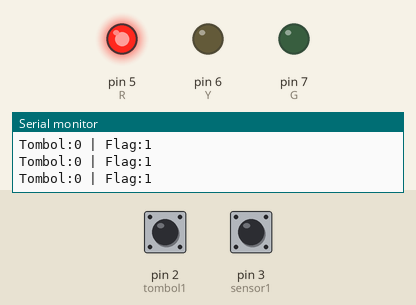
Bench run of a sketch on a simulated Arduino Uno, built with avr-gcc and run on an emulated ATmega328P. Shown: output pins drawn as LEDs (lit = HIGH), the last lines printed to the serial monitor. Dashed ring = blinking. The inputs (shaded band) are chosen by the test bench; at power-on: pin 2 (tombol1) LOW, pin 3 (sensor1) HIGH.

Above: at 1.2 s.
1.3 s: pin 2 (tombol1) pulled HIGH for 0.15 s
At 4.1 s:
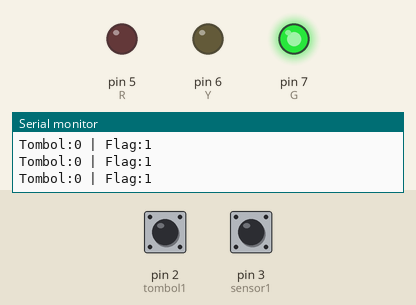
4.4 s: pin 3 (sensor1) driven LOW
At 5.7 s:
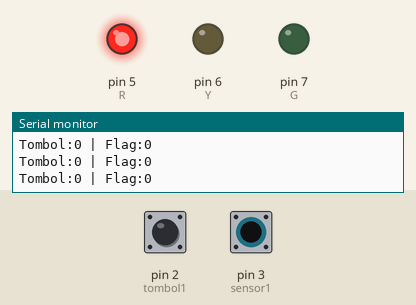
7.4 s: pin 2 (tombol1) pulled HIGH for 1 s
At 8.7 s:
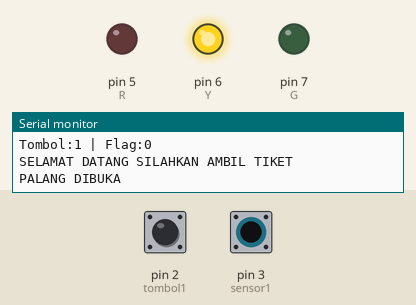
11.4 s: pin 2 (tombol1) pulled HIGH for 3.2 s
At 16.4 s:
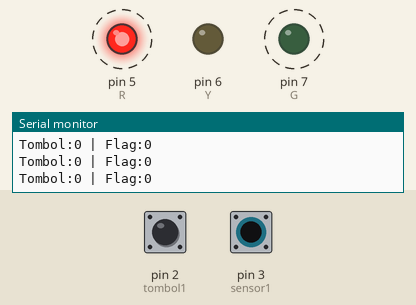
16.6 s: pin 2 (tombol1) driven HIGH and pin 3 (sensor1) driven HIGH
At 18.17 s:
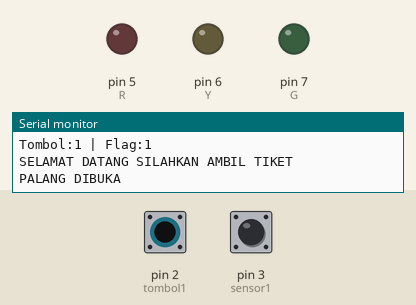
19.6 s: pin 3 (sensor1) pulsed LOW 2 times (0.12 s each, 0.3 s apart)
At 22.0 s:
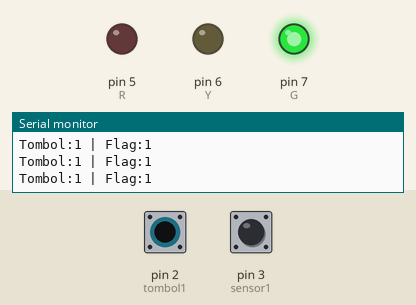
Timing chart, 0 to 23.5 s (numbered marks = the images above; inputs shaded):
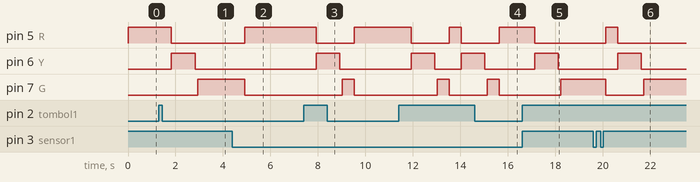

Measured:
- after the input at 1.3 s, pin 5 (R): HIGH → LOW after 0.53 s; pin 6 (Y): LOW → HIGH after 0.53 s, → LOW 1.0 s later; pin 7 (G): LOW → HIGH after 1.6 s
- after the input at 4.4 s, pin 5 (R): LOW → HIGH after 0.52 s; pin 7 (G): HIGH → LOW after 0.52 s
- after the input at 7.4 s, pin 5 (R): HIGH → LOW after 0.52 s, → HIGH 1.6 s later; pin 6 (Y): LOW → HIGH after 0.52 s, → LOW 1.0 s later; pin 7 (G): LOW → HIGH after 1.6 s, → LOW 0.50 s later
- after the input at 11.4 s, pin 5 (R): alternates HIGH for 0.50 s and LOW for 1.6 s, starting after 0.53 s; pin 6 (Y): alternates HIGH for 1.0 s and LOW for 1.1 s, starting after 0.53 s; pin 7 (G): alternates HIGH for 0.50 s and LOW for 1.6 s, starting after 1.6 s
- after the input at 16.6 s, pin 5 (R): HIGH → LOW after 0.53 s; pin 6 (Y): LOW → HIGH after 0.53 s, → LOW 1.0 s later; pin 7 (G): LOW → HIGH after 1.6 s
- after the input at 19.6 s, pin 5 (R): LOW → HIGH after 0.52 s, → LOW 0.50 s later; pin 6 (Y): LOW → HIGH after 1.0 s, → LOW 1.0 s later; pin 7 (G): HIGH → LOW after 0.52 s, → HIGH 1.6 s later

The sketch:

1_Challenge_infrared.ino
```cpp
//INISIALISASI
int tombol1=2; //Membuat variable tombol 1 untuk pin 2 (alias)
int sensor1=3; //sama dengan atas
String kunci="dikunci";   // Variable untuk metode flag dengan nilai dikunci

int R=5;
int Y=6;
int G=7;


void setup() {
  Serial.begin(9600);
  pinMode(tombol1,INPUT);
  pinMode(sensor1,INPUT);
  pinMode(R,OUTPUT);
  pinMode(Y,OUTPUT);
  pinMode(G,OUTPUT);
  digitalWrite(R,HIGH);
  Serial.println("SYSTE START!");
}

void loop() {
  //BACA SENSOR / DATA
   int bacaTombol1=digitalRead(tombol1);
   int bacaSensor1=digitalRead(sensor1);

  //PRINT KE SERIAL
   Serial.print("Tombol:");
   Serial.print(bacaTombol1);
   Serial.print(" | Flag:");
   Serial.print(bacaSensor1);
   Serial.println(); //UNTUK ENTER

  //LOGIKA PROGRAM
    if (bacaTombol1==1 and kunci=="dikunci"){
      delay(500);
      kunci="dibuka";
      Serial.println("SELAMAT DATANG SILAHKAN AMBIL TIKET");
      Serial.println("PALANG DIBUKA");
      digitalWrite(R,LOW);
      digitalWrite(Y,HIGH);
      delay(1000);
      digitalWrite(Y,LOW);
      delay(100);
      digitalWrite(G,HIGH);
    }

    if (bacaSensor1==0 and kunci=="dibuka" ){
      delay(500);
      kunci="dikunci";
      Serial.println("PALANG DITUTUP");
      digitalWrite(G,LOW);
      digitalWrite(R,HIGH);
    }
}
// if (bacaIR==0){
//  digitalWrite (R,HIGH);
// }else{
//  digitalWrite(R,LOW);
// }
```
